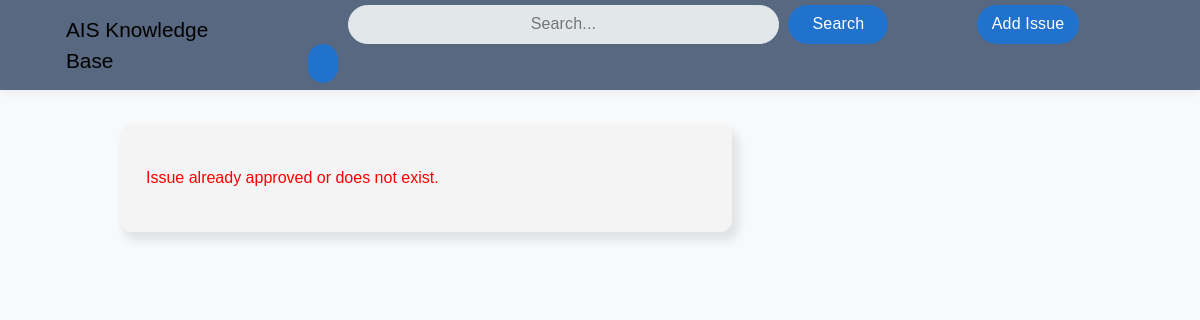
The app's page /review.php?auth_id=0, older data.
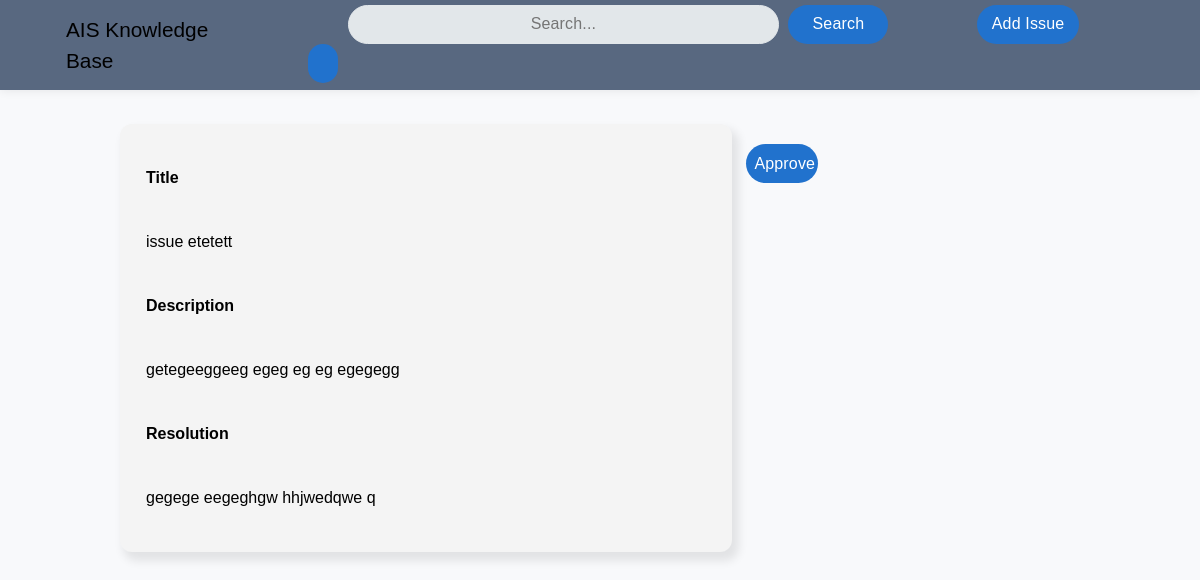
The same page, newer data.
### tables this page shows
CREATE TABLE `posts` (
  `post_id` int(11) NOT NULL,
  `title` varchar(250) NOT NULL,
  `description` text NOT NULL,
  `resolution` text NOT NULL,
  `user_id` int(11) NOT NULL,
  `approved` int(11) DEFAULT '0',
  `auth_id1` int(11) DEFAULT NULL,
  `auth_id2` int(11) DEFAULT NULL,
  `creation_time` datetime DEFAULT NULL,
  `lastemail_time` int(11) DEFAULT NULL
);

### dbconnect.php (called while the page is built, shortened)
<?php
  class dbconnector
  {
    public function getunapproved($auth_id){
    global $dblink;
    $query = $dblink->prepare("SELECT post_id, title, description, resolution FROM posts WHERE auth_id1 = ? OR auth_id2 = ?");
    $query->bind_param("ss", $auth_id, $auth_id);
    $query->execute();
    return ($query->get_result());
  }
}

### review.php (the view, shortened to what this page needs)
<?php
require_once("dbconnect.php");
if(isset($_GET['auth_id']))
{
  $dbconnection = new dbconnector;
  $dbconnection->connect();
  $result = $dbconnection->getunapproved($_GET['auth_id']);
  $rows = $result->fetch_array(MYSQLI_ASSOC);
  $num_rows = $result->num_rows;
}
else
{
  $num_rows = 0;
}
?>
 <!Doctype html>
 <html>
 <head>
   <link rel="stylesheet" href="css\style.css">
 </head>
 <body>
   <header>
     <div class="logo">
         <a href="dashboard.php" class="logo-link"><p>AIS Knowledge Base </p></a>
     </div>
             <nav class="searchres-bar">
                 <ul class="nav-list">
                   <li>
                     <form class="searchform searchform-nav" action="search.php" method="get">
                         <div class="form-group">
                             <input type="text" name="query" class="searchbox searchbox-nav" id="username" placeholder="Search..." <?php if(isset($_GET['query'])) {echo 'value="'.$_GET['query'].'"';}?>>
                             <button type="submit" class="btn btn-secondary searchbtn searchbtn-nav">Search</button>
                         </div>
                     </form>
                   </li>
                     <li><a class = "nav-darklnk" href="addissue.php"><button type="submit" class="nav-btn">Add Issue</a></li>
                     <li>
                       <div class="dropdown">
                         <button type="submit" class="nav-btn"><?php echo $_SESSION['name']; ?></button>
                       </div>
                     </li>
                 </ul>
             </nav>
   </header>
 <main class="post-main">
   <?php
   if(isset($_SESSION['approved']) && $_SESSION['approved'] == true)
   {
     echo '<div class="postcontainer">
           <p class="success">Issue approved successfully.</p>
           </div>';
     unset($_SESSION['approved']);
   }
   elseif($num_rows > 0)
   {
     echo '<div class="postcontainer">
            <p class="titlelabel"><b>Title</b></p>
            <p class="title">'.htmlentities($rows['title']).'</p>
            <p class="descriptionlabel"><b>Description</b></p>
            <p class="description">'.htmlentities($rows['description']).'</p>
            <p class="resolutionlabel"><b>Resolution</b></p>
            <p class="resolution">'.htmlentities($rows['resolution']).'</p>
          </div>
          <div class="backbuttondiv">
            <form action="approve.php" method="post">
              <input type="hidden" name="auth_id" value="'.htmlentities($_GET['auth_id']).'">
              <button type="submit" class="nav-btn backbutton">Approve</button>
            </form>
            </div>';
    }
    else
    {
      echo '<div class="postcontainer">
            <p class="error">Issue already approved or does not exist.</p>
            </div>';
    }
    ?>
 </main>
 </body>
 </html>

Row changes from the older to the newer data that the page shows:
added posts: title "issue etetett", description "getegeeggeeg egeg eg eg egegegg", resolution "gegege eegeghgw hhjwedqwe q"
Text that changed along with them:
text no longer shown: "Issue already approved or does not exist."
text now shown: "Title Description Resolution Approve"
